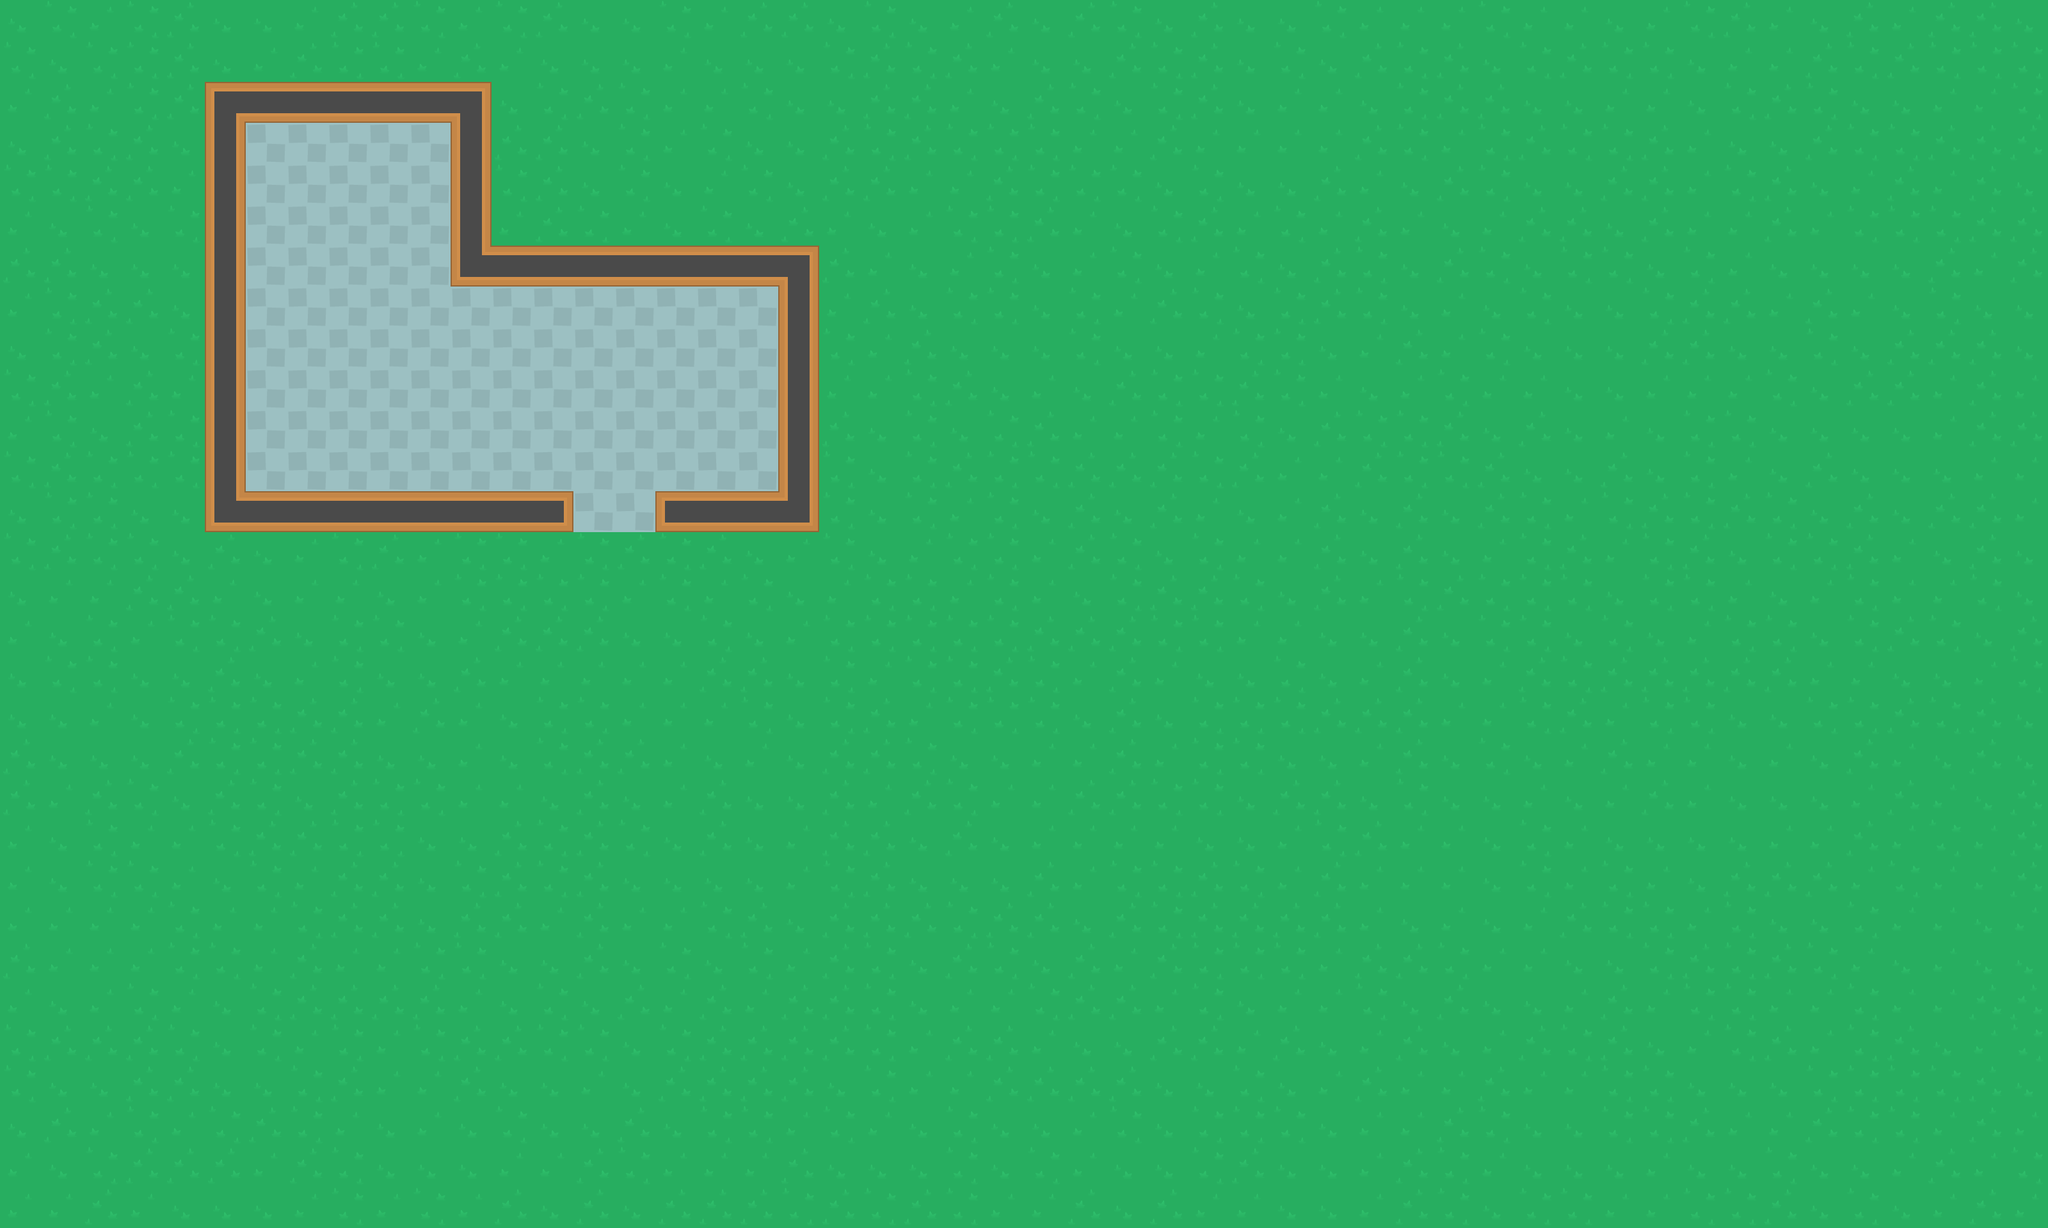

The image is a tile-based game level rendered from a .tmx file. Its description and complete source (layers, tilesets, objects, tile grids) follow:
An orthogonal 50x30 tile map with 64x64 px tiles, 2 tile layers (ground, walls).

<map version="1.4" tiledversion="1.4.3" orientation="orthogonal" renderorder="right-down" width="50" height="30" tilewidth="64" tileheight="64" infinite="0" nextlayerid="4" nextobjectid="1">
 <tileset firstgid="1" source="Tiles.tsx" />
 <layer id="1" name="ground" width="50" height="30">
  <data encoding="csv">
4,2,3,2,1,4,4,3,1,1,2,3,2,1,4,4,2,3,1,1,4,2,4,3,1,4,1,2,4,1,4,4,2,3,3,3,2,3,3,4,3,2,1,3,4,1,3,1,1,4,
2,4,2,2,1,4,3,1,2,2,3,1,3,4,4,4,3,4,4,4,2,1,2,1,3,4,4,1,2,1,4,2,4,1,2,1,4,2,1,2,2,4,3,3,1,2,1,2,2,2,
3,1,3,2,1,11,11,11,11,11,11,11,4,2,1,2,3,3,2,4,4,1,1,3,4,1,2,4,2,1,4,3,3,4,2,1,1,4,4,3,3,4,2,1,2,4,4,3,3,2,
4,1,2,1,4,11,11,11,11,11,11,11,1,1,4,2,3,2,4,4,1,2,1,2,2,2,3,3,1,3,3,3,3,1,2,3,2,1,2,2,1,3,4,4,1,2,2,1,1,1,
2,2,1,1,3,11,11,11,11,11,11,11,2,1,4,2,4,3,2,4,1,1,3,3,1,2,2,2,4,2,4,4,1,3,4,1,2,4,4,1,1,3,2,1,4,3,1,3,1,4,
3,4,2,4,2,11,11,11,11,11,11,11,3,1,2,3,4,2,4,1,3,4,3,2,2,1,3,4,2,1,3,2,3,1,3,4,3,1,1,4,1,3,3,1,3,2,2,2,1,1,
1,1,4,4,4,11,11,11,11,11,11,11,11,11,11,11,11,11,11,11,1,3,4,3,2,4,3,2,4,3,2,4,1,2,4,1,2,4,2,2,4,2,3,4,4,4,4,1,3,1,
3,2,1,1,4,11,11,11,11,11,11,11,11,11,11,11,11,11,11,11,3,1,4,2,2,4,2,3,1,2,4,2,1,2,4,3,4,2,4,4,2,1,1,3,1,3,4,2,4,4,
4,2,1,4,2,11,11,11,11,11,11,11,11,11,11,11,11,11,11,11,2,3,1,4,4,4,2,4,4,3,2,2,4,3,1,3,2,4,4,4,1,1,4,4,2,4,1,1,1,4,
2,1,3,1,3,11,11,11,11,11,11,11,11,11,11,11,11,11,11,11,3,3,2,1,4,3,4,1,2,2,1,2,3,4,3,2,3,3,4,4,3,3,3,2,4,1,1,3,1,3,
3,2,4,1,2,11,11,11,11,11,11,11,11,11,11,11,11,11,11,11,1,4,2,4,2,1,3,3,2,3,2,4,1,2,2,1,4,1,4,3,4,2,2,4,4,4,4,3,1,1,
2,1,2,2,2,11,11,11,11,11,11,11,11,11,11,11,11,11,11,11,2,4,2,1,2,2,1,1,1,2,1,3,3,1,2,2,1,4,4,1,4,2,3,4,1,4,4,4,3,3,
4,2,2,4,4,11,11,11,11,11,11,11,11,11,11,11,11,11,11,11,2,4,2,3,2,4,1,4,1,3,4,3,1,4,1,4,1,2,3,2,1,2,1,2,4,1,4,1,1,3,
2,1,2,2,4,1,4,3,2,1,3,2,2,3,2,1,2,1,4,3,2,4,3,2,2,3,1,2,4,2,3,3,1,4,1,4,3,2,1,3,2,1,4,2,2,1,3,4,1,4,
4,3,3,1,1,3,4,3,3,4,3,2,2,2,2,3,2,3,2,4,3,2,2,3,2,3,4,2,1,1,2,4,1,3,2,1,2,2,2,4,2,2,3,4,3,2,3,3,2,4,
3,4,2,3,2,2,1,4,2,2,4,3,1,1,1,4,4,2,4,3,2,2,2,2,2,1,1,1,2,2,3,3,4,4,1,4,2,2,4,2,4,3,2,2,4,2,1,2,4,1,
4,2,2,4,4,1,4,3,2,4,4,1,3,3,3,3,3,1,1,4,2,3,2,2,1,2,3,1,3,4,4,2,4,3,1,4,3,1,2,1,1,1,1,1,3,3,4,4,3,2,
4,4,3,4,2,2,2,1,1,3,1,3,4,2,2,3,3,3,2,4,2,1,3,2,2,2,4,1,4,2,2,2,1,1,1,3,3,2,1,3,2,2,4,4,2,2,1,2,1,4,
1,4,4,4,1,2,2,1,1,4,4,3,4,2,1,1,3,4,3,4,1,1,2,4,4,3,3,1,3,2,2,4,4,3,1,4,2,4,3,1,3,3,4,3,4,1,3,4,1,4,
1,3,1,2,4,1,2,4,1,2,2,3,3,4,1,4,3,1,4,4,1,3,1,2,3,3,1,1,2,2,4,1,1,4,2,4,4,3,4,3,1,3,4,4,4,3,1,3,4,1,
3,4,2,3,3,2,1,1,2,2,4,4,1,2,1,2,4,1,4,3,1,1,4,1,4,3,3,3,3,4,4,3,2,1,3,3,4,2,3,4,4,4,4,3,3,1,3,2,3,1,
3,4,2,2,3,4,2,3,1,1,4,2,1,2,1,4,4,4,4,3,2,1,4,4,4,1,3,2,2,1,2,3,1,3,3,3,4,2,3,2,3,4,1,1,1,3,2,3,3,1,
3,3,3,3,2,3,3,2,1,1,4,1,1,3,1,3,3,2,1,4,1,1,1,2,1,1,4,1,2,1,1,1,1,3,4,3,4,3,1,2,2,3,2,4,4,2,3,3,4,3,
1,3,3,3,2,2,3,1,3,3,2,2,4,4,1,4,2,4,2,3,1,2,4,1,2,4,1,3,1,2,2,2,3,1,1,2,3,3,4,4,2,1,2,1,2,3,4,3,4,4,
3,4,3,2,3,4,2,1,1,1,1,3,4,2,4,1,3,1,3,1,1,2,4,3,3,2,1,1,3,2,4,3,3,2,4,1,4,4,3,1,3,2,2,3,3,2,3,3,1,1,
2,1,1,1,2,4,2,3,2,3,2,1,1,2,2,4,2,1,1,1,1,2,3,1,1,3,4,4,1,1,3,1,4,3,1,4,3,1,2,1,4,3,2,1,3,2,1,4,3,2,
2,4,4,1,1,4,4,2,1,3,3,1,4,4,3,4,1,1,1,1,4,2,3,3,1,1,1,1,4,4,2,4,3,1,3,3,1,3,3,2,2,4,4,4,2,2,2,2,1,4,
4,1,3,2,3,2,1,2,3,4,3,4,2,4,4,1,4,2,2,3,2,3,4,2,4,4,3,2,4,2,2,2,4,3,3,1,2,4,4,2,2,1,3,3,1,2,2,3,1,3,
3,4,2,1,1,1,3,1,2,4,4,4,3,3,1,2,3,3,3,1,4,4,4,2,4,2,3,4,4,2,1,4,4,3,1,2,3,4,4,4,3,4,4,2,4,4,3,1,3,2,
3,3,1,3,4,4,4,3,2,3,2,3,1,4,1,4,1,1,1,2,1,2,1,2,3,3,1,4,1,3,3,4,4,3,1,2,4,2,2,3,3,2,2,1,4,2,4,3,1,3
</data>
 </layer>
 <layer id="2" name="walls" width="50" height="30">
  <data encoding="csv">
0,0,0,0,0,0,0,0,0,0,0,0,0,0,0,0,0,0,0,0,0,0,0,0,0,0,0,0,0,0,0,0,0,0,0,0,0,0,0,0,0,0,0,0,0,0,0,0,0,0,
0,0,0,0,0,0,0,0,0,0,0,0,0,0,0,0,0,0,0,0,0,0,0,0,0,0,0,0,0,0,0,0,0,0,0,0,0,0,0,0,0,0,0,0,0,0,0,0,0,0,
0,0,0,0,0,118,120,120,120,120,120,119,0,0,0,0,0,0,0,0,0,0,0,0,0,0,0,0,0,0,0,0,0,0,0,0,0,0,0,0,0,0,0,0,0,0,0,0,0,0,
0,0,0,0,0,147,0,0,0,0,0,147,0,0,0,0,0,0,0,0,0,0,0,0,0,0,0,0,0,0,0,0,0,0,0,0,0,0,0,0,0,0,0,0,0,0,0,0,0,0,
0,0,0,0,0,147,0,0,0,0,0,147,0,0,0,0,0,0,0,0,0,0,0,0,0,0,0,0,0,0,0,0,0,0,0,0,0,0,0,0,0,0,0,0,0,0,0,0,0,0,
0,0,0,0,0,147,0,0,0,0,0,147,0,0,0,0,0,0,0,0,0,0,0,0,0,0,0,0,0,0,0,0,0,0,0,0,0,0,0,0,0,0,0,0,0,0,0,0,0,0,
0,0,0,0,0,147,0,0,0,0,0,145,120,120,120,120,120,120,120,119,0,0,0,0,0,0,0,0,0,0,0,0,0,0,0,0,0,0,0,0,0,0,0,0,0,0,0,0,0,0,
0,0,0,0,0,147,0,0,0,0,0,0,0,0,0,0,0,0,0,147,0,0,0,0,0,0,0,0,0,0,0,0,0,0,0,0,0,0,0,0,0,0,0,0,0,0,0,0,0,0,
0,0,0,0,0,147,0,0,0,0,0,0,0,0,0,0,0,0,0,147,0,0,0,0,0,0,0,0,0,0,0,0,0,0,0,0,0,0,0,0,0,0,0,0,0,0,0,0,0,0,
0,0,0,0,0,147,0,0,0,0,0,0,0,0,0,0,0,0,0,147,0,0,0,0,0,0,0,0,0,0,0,0,0,0,0,0,0,0,0,0,0,0,0,0,0,0,0,0,0,0,
0,0,0,0,0,147,0,0,0,0,0,0,0,0,0,0,0,0,0,147,0,0,0,0,0,0,0,0,0,0,0,0,0,0,0,0,0,0,0,0,0,0,0,0,0,0,0,0,0,0,
0,0,0,0,0,147,0,0,0,0,0,0,0,0,0,0,0,0,0,147,0,0,0,0,0,0,0,0,0,0,0,0,0,0,0,0,0,0,0,0,0,0,0,0,0,0,0,0,0,0,
0,0,0,0,0,145,120,120,120,120,120,120,120,123,0,0,151,120,120,146,0,0,0,0,0,0,0,0,0,0,0,0,0,0,0,0,0,0,0,0,0,0,0,0,0,0,0,0,0,0,
0,0,0,0,0,0,0,0,0,0,0,0,0,0,0,0,0,0,0,0,0,0,0,0,0,0,0,0,0,0,0,0,0,0,0,0,0,0,0,0,0,0,0,0,0,0,0,0,0,0,
0,0,0,0,0,0,0,0,0,0,0,0,0,0,0,0,0,0,0,0,0,0,0,0,0,0,0,0,0,0,0,0,0,0,0,0,0,0,0,0,0,0,0,0,0,0,0,0,0,0,
0,0,0,0,0,0,0,0,0,0,0,0,0,0,0,0,0,0,0,0,0,0,0,0,0,0,0,0,0,0,0,0,0,0,0,0,0,0,0,0,0,0,0,0,0,0,0,0,0,0,
0,0,0,0,0,0,0,0,0,0,0,0,0,0,0,0,0,0,0,0,0,0,0,0,0,0,0,0,0,0,0,0,0,0,0,0,0,0,0,0,0,0,0,0,0,0,0,0,0,0,
0,0,0,0,0,0,0,0,0,0,0,0,0,0,0,0,0,0,0,0,0,0,0,0,0,0,0,0,0,0,0,0,0,0,0,0,0,0,0,0,0,0,0,0,0,0,0,0,0,0,
0,0,0,0,0,0,0,0,0,0,0,0,0,0,0,0,0,0,0,0,0,0,0,0,0,0,0,0,0,0,0,0,0,0,0,0,0,0,0,0,0,0,0,0,0,0,0,0,0,0,
0,0,0,0,0,0,0,0,0,0,0,0,0,0,0,0,0,0,0,0,0,0,0,0,0,0,0,0,0,0,0,0,0,0,0,0,0,0,0,0,0,0,0,0,0,0,0,0,0,0,
0,0,0,0,0,0,0,0,0,0,0,0,0,0,0,0,0,0,0,0,0,0,0,0,0,0,0,0,0,0,0,0,0,0,0,0,0,0,0,0,0,0,0,0,0,0,0,0,0,0,
0,0,0,0,0,0,0,0,0,0,0,0,0,0,0,0,0,0,0,0,0,0,0,0,0,0,0,0,0,0,0,0,0,0,0,0,0,0,0,0,0,0,0,0,0,0,0,0,0,0,
0,0,0,0,0,0,0,0,0,0,0,0,0,0,0,0,0,0,0,0,0,0,0,0,0,0,0,0,0,0,0,0,0,0,0,0,0,0,0,0,0,0,0,0,0,0,0,0,0,0,
0,0,0,0,0,0,0,0,0,0,0,0,0,0,0,0,0,0,0,0,0,0,0,0,0,0,0,0,0,0,0,0,0,0,0,0,0,0,0,0,0,0,0,0,0,0,0,0,0,0,
0,0,0,0,0,0,0,0,0,0,0,0,0,0,0,0,0,0,0,0,0,0,0,0,0,0,0,0,0,0,0,0,0,0,0,0,0,0,0,0,0,0,0,0,0,0,0,0,0,0,
0,0,0,0,0,0,0,0,0,0,0,0,0,0,0,0,0,0,0,0,0,0,0,0,0,0,0,0,0,0,0,0,0,0,0,0,0,0,0,0,0,0,0,0,0,0,0,0,0,0,
0,0,0,0,0,0,0,0,0,0,0,0,0,0,0,0,0,0,0,0,0,0,0,0,0,0,0,0,0,0,0,0,0,0,0,0,0,0,0,0,0,0,0,0,0,0,0,0,0,0,
0,0,0,0,0,0,0,0,0,0,0,0,0,0,0,0,0,0,0,0,0,0,0,0,0,0,0,0,0,0,0,0,0,0,0,0,0,0,0,0,0,0,0,0,0,0,0,0,0,0,
0,0,0,0,0,0,0,0,0,0,0,0,0,0,0,0,0,0,0,0,0,0,0,0,0,0,0,0,0,0,0,0,0,0,0,0,0,0,0,0,0,0,0,0,0,0,0,0,0,0,
0,0,0,0,0,0,0,0,0,0,0,0,0,0,0,0,0,0,0,0,0,0,0,0,0,0,0,0,0,0,0,0,0,0,0,0,0,0,0,0,0,0,0,0,0,0,0,0,0,0
</data>
 </layer>
 <objectgroup id="3" name="obstacles" />
</map>
